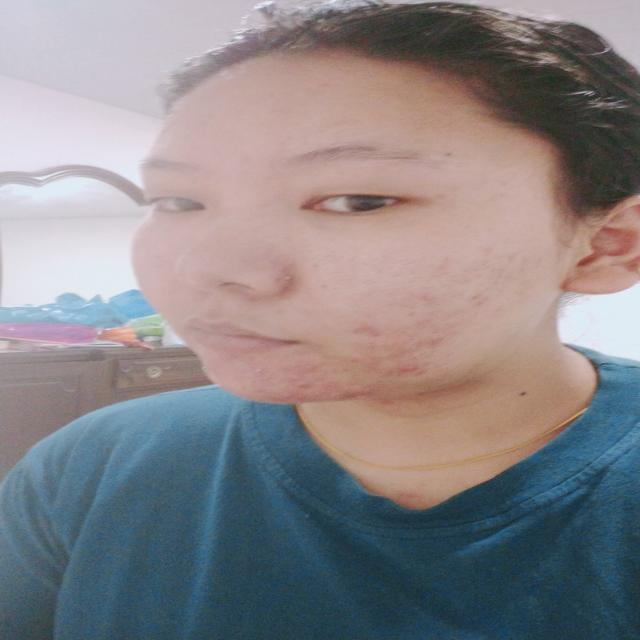
#> input picture Dataset/Acne/10/1-3-_jpg.rf.8c6161cbe86b7439c921fc81486e9cd0.jpg, 640 x 640 px; its folder holds only this picture in this run
$ python 'scan copy.py'
#> lines starting #> are read from the running program, lines starting #| are printed output that depends on the picture; after the words box and inside, x2 and y2 are one past the last pixel; in counts of white or black regions, pixels touching at a corner belong together
from pathlib import Path
import numpy as np
import os
import cv2
from sklearn.model_selection import train_test_split
from sklearn.svm import SVC
from sklearn.metrics import accuracy_score, classification_report
from pathlib import Path
from skimage.feature import hog
from skimage.feature import local_binary_pattern
from sklearn.ensemble import RandomForestClassifier, StackingClassifier
from xgboost import XGBClassifier
from sklearn.linear_model import LogisticRegression

IMAGE_PATH = Path("./Dataset")
print(f"Checking path: {IMAGE_PATH.resolve()}")

if not IMAGE_PATH.exists():
    print(f"The directory '{IMAGE_PATH}' does not exist.")
else:
    IMAGE_PATH_LIST = list(IMAGE_PATH.glob("**/*.jpg"))
    print(f'Total Images = {len(IMAGE_PATH_LIST)}')

# print(IMAGE_PATH_LIST)

classes = os.listdir(IMAGE_PATH)
classes = sorted(classes)

print(classes)

print("**" * 20)
print(" " * 10, f"Total Classes = {len(classes)}")
print("**" * 20)

for c in classes:
    total_images_class = list(Path(os.path.join(IMAGE_PATH, c)).glob("*/*.jpg"))
    print(f"* {c}: {len(total_images_class)} images")
#> pass 2 of the loop `for c in classes:`:
#> in preprocess_and_extract_features, img is the input picture: shape (640, 640, 3); mean B, G, R 135.2, 132.2, 136.4


IMG_SIZE = 128


def isskin(image):
    def nothing(x):
        pass

    # Load the image and convert to grayscale
    # gray = cv2.cvtColor(image, cv2.COLOR_BGRA2GRAY)
    # mean, std_dev = cv2.meanStdDev(gray)

    # Create a window with trackbars for parameter adjustment
    cv2.namedWindow('image')

    cv2.createTrackbar('HueMin', 'image', 0, 255, nothing)
    cv2.createTrackbar('HueMax', 'image', 20, 255, nothing)
    cv2.createTrackbar('SatMin', 'image', 48, 255, nothing)
    cv2.createTrackbar('SatMax', 'image', 255, 255, nothing)
    cv2.createTrackbar('ValMin', 'image', 80, 255, nothing)
    cv2.createTrackbar('ValMax', 'image', 255, 255, nothing)

    while True:
        # Get current positions of trackbars
        h_min = cv2.getTrackbarPos('HueMin', 'image')
        h_max = cv2.getTrackbarPos('HueMax', 'image')
        s_min = cv2.getTrackbarPos('SatMin', 'image')
        s_max = cv2.getTrackbarPos('SatMax', 'image')
        v_min = cv2.getTrackbarPos('ValMin', 'image')
        v_max = cv2.getTrackbarPos('ValMax', 'image')

        # Convert the image to HSV color space
        hsv_image = cv2.cvtColor(image, cv2.COLOR_BGR2HSV)
#> hsv_image: shape (640, 640, 3); mean H, S, V 65.5, 70.5, 153.6

        # Define lower and upper bounds for skin detection
        lower_hsv = np.array([h_min, s_min, v_min])
        upper_hsv = np.array([h_max, s_max, v_max])

        # Create a binary mask where skin regions are white
        skinMask = cv2.inRange(hsv_image, lower_hsv, upper_hsv)
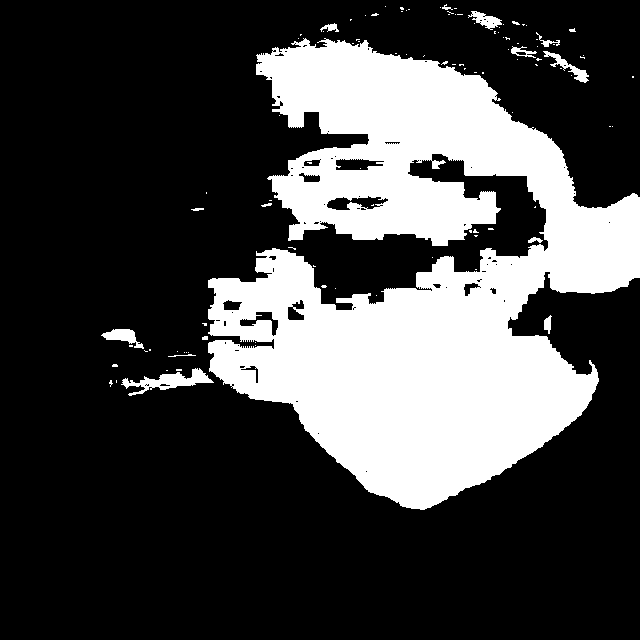
#> skinMask: shape (640, 640); 27.3% white; 104 white regions (89 under 20 px), largest, box (x1, y1, x2, y2) and area: (208, 38, 640, 510) 108925, (121, 368, 214, 396) 932, (101, 329, 144, 349) 386

        # Optional: Apply morphological operations to clean up the mask
        kernel = cv2.getStructuringElement(cv2.MORPH_ELLIPSE, (5, 5))
        skinMask = cv2.erode(skinMask, kernel, iterations=2)
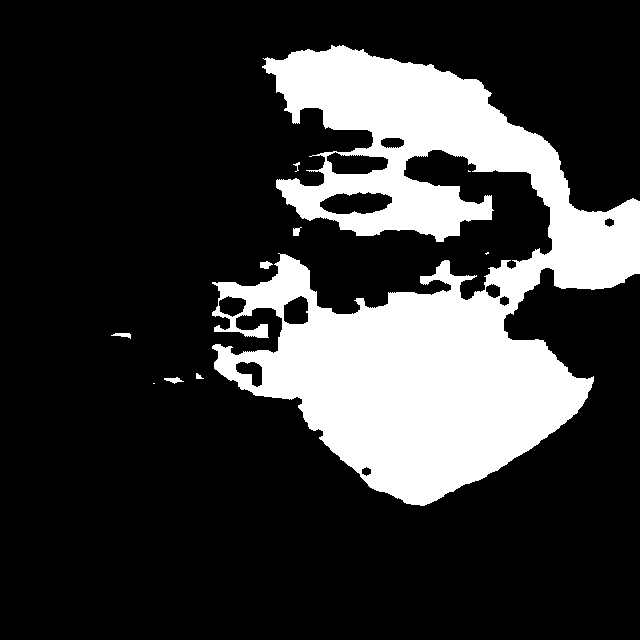
#> skinMask: shape (640, 640); 22% white; 10 white regions (3 under 20 px), largest, box (x1, y1, x2, y2) and area: (212, 45, 640, 506) 89814, (260, 261, 273, 269) 71, (164, 377, 184, 384) 70
        skinMask = cv2.dilate(skinMask, kernel, iterations=2)
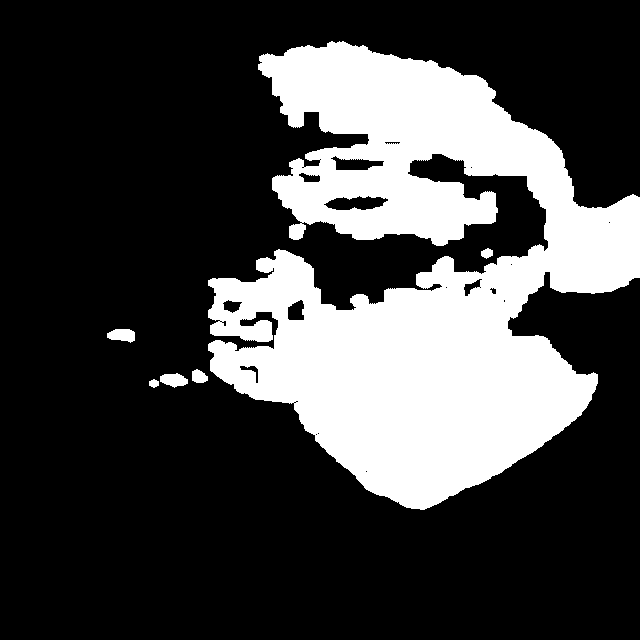
#> skinMask: shape (640, 640); 26.2% white; 6 white regions, box (x1, y1, x2, y2) and area: (208, 41, 640, 510) 106587, (107, 329, 135, 343) 293, (160, 373, 188, 388) 286, (192, 369, 208, 383) 169, (481, 248, 493, 259) 93, (149, 379, 159, 388) 66

        # Blur the mask to smooth the edges
        skinMask = cv2.GaussianBlur(skinMask, (5, 5), 0)

        # Apply the mask to the original image
        skin = cv2.bitwise_and(image, image, mask=skinMask)
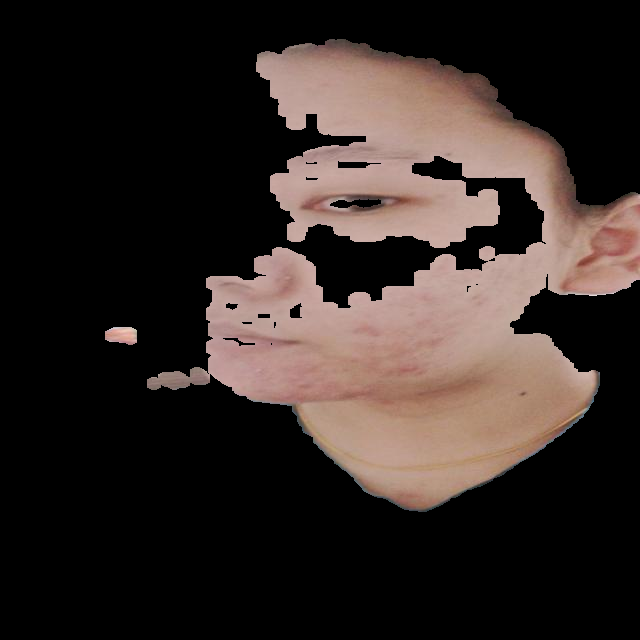
#> skin: shape (640, 640, 3); mean B, G, R 37.2, 40.8, 50.7

        alpha = np.uint8(skinMask > 0) * 255
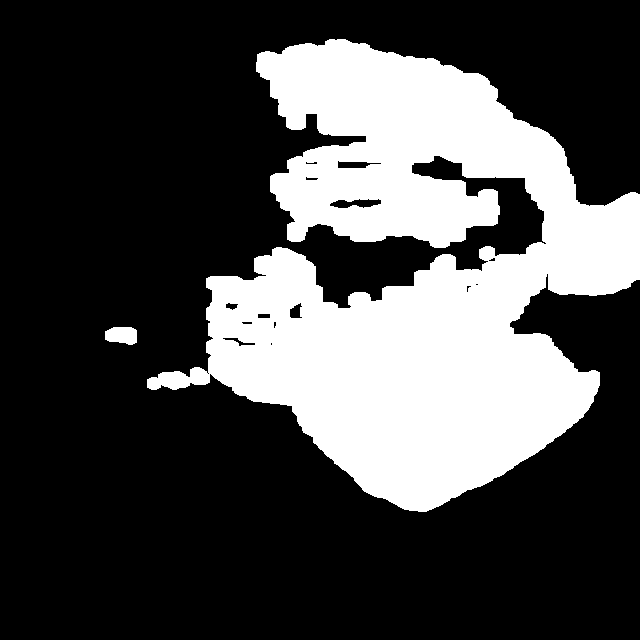
#> alpha: shape (640, 640); 28.7% white; 2 white regions, box (x1, y1, x2, y2) and area: (147, 39, 640, 512) 116924, (105, 327, 137, 345) 477
        result = cv2.merge((skin, alpha))  # Combine BGR with alpha

        # Save the resulting image
        cv2.imwrite("skin_detection_result.png", result)

        # Return the processed image
        return result

def preprocess_and_extract_features(image_path):

    img = cv2.imread(str(image_path))

    if img is None:
        print(f"Failed to load {image_path}. Skipping.")
        return None, None

    final = isskin(img)
    img_resized = cv2.resize(img, (IMG_SIZE, IMG_SIZE))

    gray = cv2.cvtColor(img_resized, cv2.COLOR_BGR2GRAY)
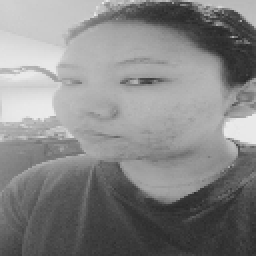
#> gray: shape (128, 128) (shown 2 times larger); min 39, max 236, mean 133.8
    edges = cv2.Canny(gray, threshold1=100, threshold2=200)
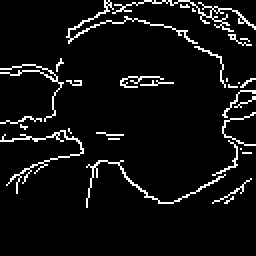
#> edges: shape (128, 128) (shown 2 times larger); 6.3% white in thin lines or dots, all inside (x1, y1, x2, y2) = (0, 0, 128, 104)
    final = cv2.equalizeHist(edges)


    # [31 lines of commented-out code are left out]
    hog_features, hog_image = hog(
        final,
        orientations=9,  # Number of orientation bins
        pixels_per_cell=(8, 8),  # Size of the cell
        cells_per_block=(2, 2),  # Number of cells per block
        block_norm='L2-Hys',  # Normalization method
        visualize=True,  # Return HOG image for debugging (optional)
        transform_sqrt=True  # Apply power law compression
    )
#> hog_features = 8100 values, max 1 at index 1111, min 0 at index 0, mean 0.0513

    return hog_features


    # [16 lines of commented-out code are left out]


X = []
y = []

for path in IMAGE_PATH_LIST:
    # cv2.imshow(IMAGE_PATH_LIST)
    print(f"Current path: {path}, Parent name: {path.parent.parent.name}")
    # print(f"processing: {path}")
    features = preprocess_and_extract_features(path)
#> features has the same summary as hog_features in preprocess_and_extract_features
    if features is not None:
        X.append(features)
        y.append(classes.index(path.parent.parent.name))
#> pass 2 of the loop `for path in IMAGE_PATH_LIST:`:
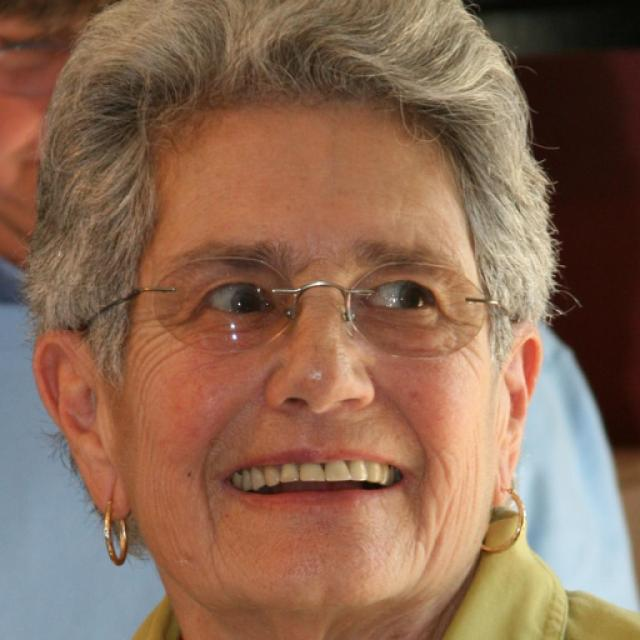
#> input picture Dataset/Bags/20/00569_png_jpg.rf.11c7609c86979a6c6634e5df264ca711.jpg, 640 x 640 px
#> in preprocess_and_extract_features, img is the input picture: shape (640, 640, 3); mean B, G, R 84.7, 106.1, 139.8
#> hsv_image: shape (640, 640, 3); mean H, S, V 23.4, 120.2, 143.9
#> in isskin (call 2), `skinMask = cv2.inRange(hsv_image, lower_hsv, upper_hsv)`:
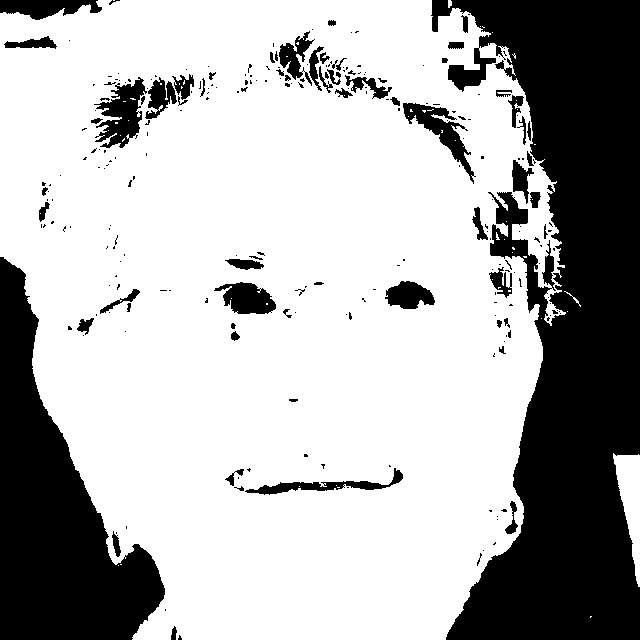
#> skinMask: shape (640, 640); 69.7% white; 254 black regions (188 under 20 px), largest, box (x1, y1, x2, y2) and area: (431, 0, 640, 640) 78294, (0, 257, 165, 640) 29888, (94, 77, 147, 148) 1903
#> alpha: shape (640, 640); 70.7% white; 31 black regions (16 under 20 px), largest, box (x1, y1, x2, y2) and area: (434, 0, 640, 640) 79623, (0, 259, 163, 640) 29079, (96, 75, 210, 149) 3506
#> in preprocess_and_extract_features (call 2), `edges = cv2.Canny(gray, threshold1=100, threshold2=200)`:
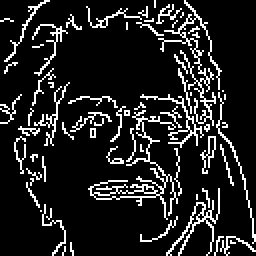
#> edges: shape (128, 128) (shown 2 times larger); 12.9% white in thin lines or dots
#> hog_features = 8100 values, max 1 at index 486, min 0 at index 0, mean 0.079
#> features has the same summary as hog_features in preprocess_and_extract_features

# print(X)

X = np.array(X)
y = np.array(y)

# print(y)

# print(X)


print(f"Number of samples in X: {len(X)}")
#| Number of samples in X: 2
print(f"Number of labels in y: {len(y)}")


X_train, X_test, y_train, y_test = train_test_split(X, y, test_size=0.2, random_state=42)
#> y_train = [0]; y_test = [1]

print("Training SVM...")
svm_model = SVC(kernel='linear', C=1.0, random_state=42)
#> (the run stopped early here; a loop or call above may not have finished)
